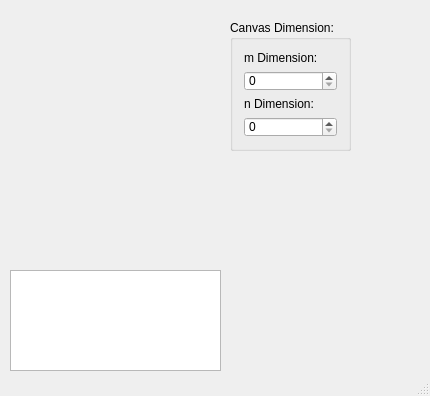
<?xml version="1.0" encoding="UTF-8"?>
<ui version="4.0">
 <class>MainWindow</class>
 <widget class="QMainWindow" name="MainWindow">
  <property name="geometry">
   <rect>
    <x>0</x>
    <y>0</y>
    <width>430</width>
    <height>396</height>
   </rect>
  </property>
  <property name="windowTitle">
   <string>MainWindow</string>
  </property>
  <widget class="QWidget" name="centralWidget">
   <widget class="QLabel" name="canvas_label">
    <property name="geometry">
     <rect>
      <x>0</x>
      <y>0</y>
      <width>221</width>
      <height>261</height>
     </rect>
    </property>
    <property name="text">
     <string/>
    </property>
   </widget>
   <widget class="QTextEdit" name="status_text">
    <property name="enabled">
     <bool>true</bool>
    </property>
    <property name="geometry">
     <rect>
      <x>10</x>
      <y>270</y>
      <width>211</width>
      <height>101</height>
     </rect>
    </property>
   </widget>
   <widget class="QGroupBox" name="groupBox">
    <property name="geometry">
     <rect>
      <x>230</x>
      <y>20</y>
      <width>121</width>
      <height>131</height>
     </rect>
    </property>
    <property name="title">
     <string>Canvas Dimension:</string>
    </property>
    <layout class="QVBoxLayout" name="verticalLayout">
     <item>
      <widget class="QLabel" name="label">
       <property name="text">
        <string>m Dimension:</string>
       </property>
      </widget>
     </item>
     <item>
      <widget class="QSpinBox" name="height"/>
     </item>
     <item>
      <widget class="QLabel" name="label_2">
       <property name="text">
        <string>n Dimension:</string>
       </property>
      </widget>
     </item>
     <item>
      <widget class="QSpinBox" name="width"/>
     </item>
    </layout>
   </widget>
  </widget>
  <widget class="QStatusBar" name="statusBar"/>
 </widget>
 <layoutdefault spacing="6" margin="11"/>
 <resources/>
 <connections/>
</ui>
